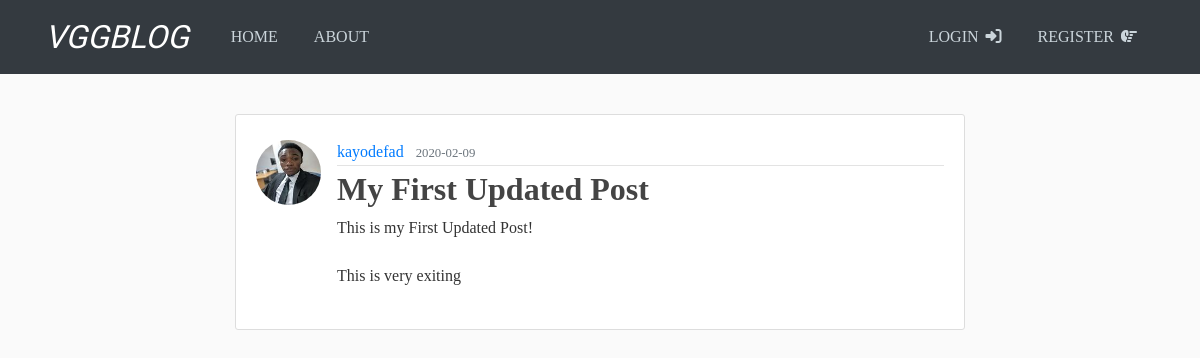
/post/1, run on an earlier commit of the app's database.
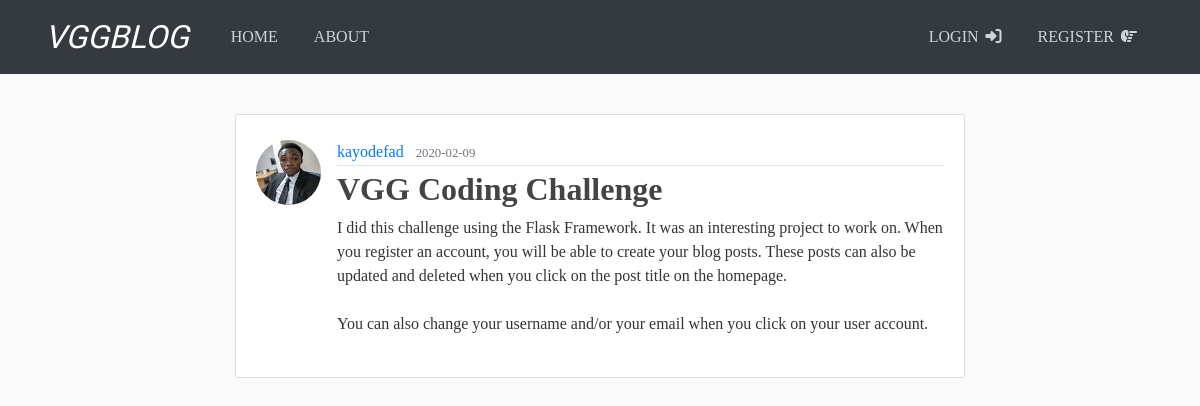
And on a later commit of the database.
### vggblog/models.py (models this page shows, shortened)
class Post(db.Model):
  id = db.Column(db.Integer, primary_key=True)
  title = db.Column(db.String(100), nullable=False)
  date_posted = db.Column(db.DateTime, nullable=False, default=datetime.utcnow)
  content = db.Column(db.Text, nullable=False)
  user_id = db.Column(db.Integer, db.ForeignKey('user.id'), nullable=False)

### vggblog/routes.py (the view)
@app.route('/post/<int:post_id>')
def post(post_id):
  post = Post.query.get_or_404(post_id)
  return render_template('post.html', title=post.title, post=post)

### vggblog/templates/post.html (shortened to what this page needs)
{% extends "layout.html" %}
{% block content %}
  <article class="media content-section">
    <img class="rounded-circle article-img" src="{{url_for('static', filename='profile_pics/' + post.author.image_file)}}" alt="">
    <div class="media-body">
      <div class="article-metadata">
        <a class="mr-2" href="#">{{ post.author.username }}</a>
        <small class="text-muted">{{ post.date_posted.strftime('%Y-%m-%d') }}</small>
      </div>
      <h2 class="article-title">{{ post.title }}</h2>
      <p class="article-content">{{ post.content }}</p>
    </div>
  </article>
{% endblock content %}

What changed in the data, as far as the page shows it:
changed Post: title "My First Updated Post" → "VGG Coding Challenge"; content "This is my First Updated Post! This is very exiting" → "I did this challenge using the Flask Framework. It was an interesting project to work on. When you register an account, you will be able to create your blog posts. These posts can also be updated and deleted when you click on the post title on the homepage. You can also change your username and/or your email when you click on your user account."
